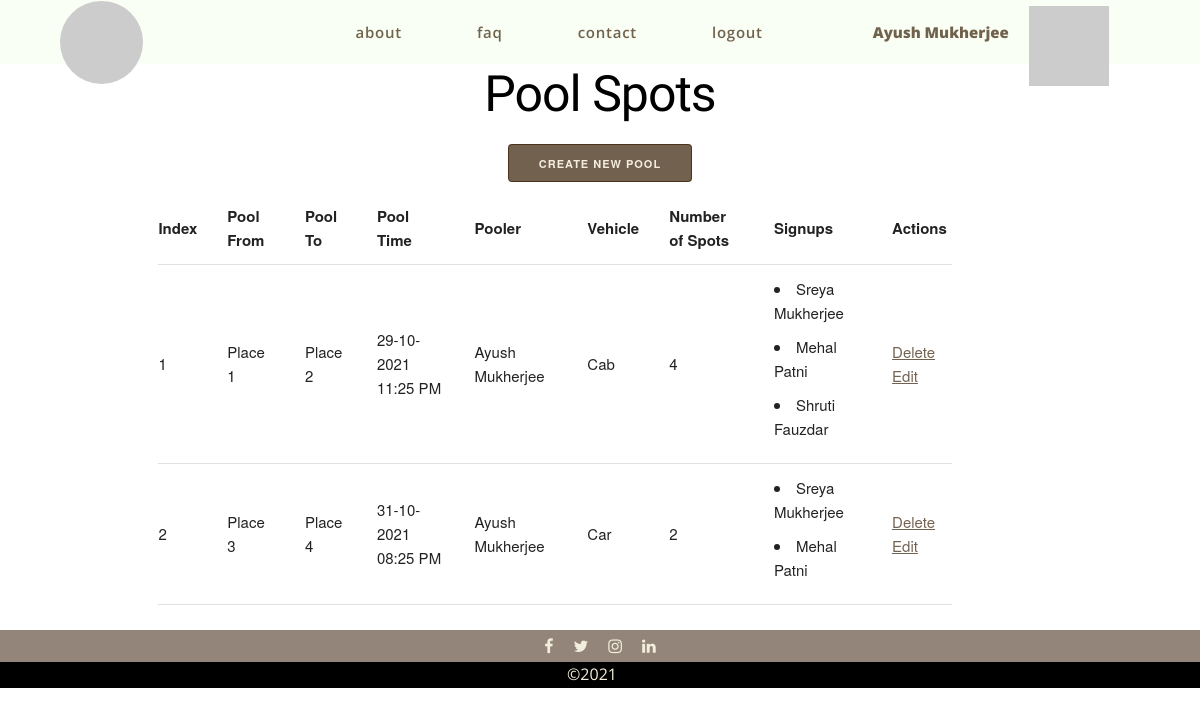
The app's page /pool/ (signed in) with its own data.
### suslab/users/models.py (models this page shows, shortened)
class User(db.Model, UserMixin):
    __tablename__ = 'users'
    id = db.Column(db.Integer, primary_key=True)
    email = db.Column(db.String(128), unique=True)
    password = db.Column(db.String(32))
    name = db.Column(db.String(64))
    active = db.Column(db.Boolean())
    confirmed_at = db.Column(db.DateTime())
    roles = db.relationship('Role', secondary=roles_users,
                            backref=db.backref('users', lazy='dynamic'))

class ProductBase(db.Model):
    __abstract__ = True
    id = db.Column(db.Integer, primary_key=True)
    date_created = db.Column(db.DateTime, default=db.func.current_timestamp())
    date_modified = db.Column(db.DateTime, default=db.func.current_timestamp(),
                              onupdate=db.func.current_timestamp())

class Pool(ProductBase):
    __tablename__ = 'pools'
    from_ = db.Column(db.String(32), nullable=False)
    to_ = db.Column(db.String(32), nullable=False)
    time = db.Column(db.DateTime, nullable=False)
    vehicle = db.Column(db.String(32), nullable=False)
    spots = db.Column(db.Integer, nullable=False)
    pooler_id = db.Column(db.Integer, db.ForeignKey('poolers.id'))
    pooler = db.relationship('Pooler', backref=db.backref('pools'))
    signups = db.relationship('Signup', secondary='pools_signups', backref=db.backref('pools'))

class ReferenceUserMixin():
    @declared_attr
    def user_id(cls):
        return db.Column(db.Integer, db.ForeignKey('users.id'))

class Signup(ReferenceUserMixin, db.Model):
    __tablename__ = 'signups'
    id = db.Column(db.Integer, primary_key=True)

### blueprints/pool/controllers.py (the view)
@pool.route('/')
def index():
    Pool, *_ = _db_conn()
    pools = Pool.query.order_by(Pool.time).all()
    return render_template('pool/index.html', pools=pools)

### blueprints/pool/controllers.py (called while the page is built)
def _db_conn():
    from suslab.users.models import Pool, Pooler, Signup
    from suslab import db
    return Pool, Pooler, Signup, db

### suslab/__init__.py (called while the page is built)
@app.context_processor
def utility_processor():
    def user_avatar(user_name, category='croodles-neutral'):
        user_name_clean = '-'.join(user_name.split())
        return f'https://avatars.dicebear.com/api/{category}/{user_name_clean}.svg'
    return dict(user_avatar=user_avatar)

### blueprints/pool/templates/pool/index.html (shortened to what this page needs)
{% extends './base.html' %}
{% block head %}
<link rel="stylesheet" href="{{ url_for('static', filename='css/bulletin.css') }}">
{% endblock %}
{% block body %}
<h1 class="title">Pool Spots</h1>
<div id="bulletin-form-link">
    <a href="/pool/create-pool" class="button button-primary">Create New Pool</a>
</div>
<div class="container">
    <div class="row">
        <div class="ten columns">
            <table class="center">
                <tr>
                    <th>Index</th>
                    <th>Pool From</th>
                    <th>Pool To</th>
                    <th>Pool Time</th>
                    <th>Pooler</th>
                    <th>Vehicle</th>
                    <th>Number of Spots</th>
                    <th>Signups</th>
                    <th>Actions</th>
                </tr>
                {% for pool in pools %}
                    <tr>
                        <td>{{ pool.id }}</td>
                        <td>{{ pool.from_ }}</td>
                        <td>{{ pool.to_ }}</td>
                        <td>{{ pool.time.strftime('%d-%m-%Y %I:%M %p') }}</td>
                        <td>{{ pool.pooler.user.name }}</td>
                        <td>{{ pool.vehicle }}</td>
                        <td>{{ pool.spots }}</td>
                        <td>
                            {%if pool.signups %}
                                {% for signup in pool.signups %}
                                    <li>{{ signup.user.name }}</li>
                                {% endfor %}
                            {% endif %}
                        </td>
                        <td>
                            {% if pool.pooler.user == current_user %}
                                <a href="/pool/delete/{{pool.id}}">Delete</a>
                                <a href="">Edit</a>
                            {% elif current_user.signup in (pool.signups or []) %}
                                <a href="/pool/withdraw/{{pool.id}}">Withdraw</a>
                            {% elif (pool.signups or [])|length < pool.spots %}
                                <a href="/pool/signup/{{pool.id}}">Signup</a>
                            {% endif %}
                        </td>
                    </tr>
                {% endfor %}
            </table>
        </div>
    </div>
</div>
{% endblock %}

### suslab/templates/base.html (shortened to what this page needs)
<!doctype html>
<html class="no-js" lang="">
<head>
  <link rel="stylesheet" href="https://cdnjs.cloudflare.com/ajax/libs/font-awesome/4.7.0/css/font-awesome.min.css">
  <link rel="stylesheet" href="{{ url_for('static', filename='css/normalize.css') }}">
  <link rel="stylesheet" href="{{ url_for('static', filename='css/skeleton.css') }}">
  <link rel="stylesheet" href="{{ url_for('static', filename='css/base.css') }}">
  {% block head %}{% endblock %}
</head>
<body>
  <nav class="navbar">
    <div class="home" id="home">
      <a href="/" class="logo">
        <img class="logo" id="logo" src="https://picsum.photos/200">
      </a>
    </div>
    <div class="nav-group flex-horizontal">
      {% if current_user.is_authenticated %}
      <div class="user-info flex-horizontal" id="user-info">
        <span class="username flex-text-item">{{ current_user.name }}</span>
        <div class="user-image" id="user-image"><img src={{ user_avatar(current_user.name|lower) }}></div>
      </div>
      {% endif %}
      <ul class="nav-group-list flex-group-list">
        <li class="nav-item flex-text-item"><a class="nav-item-link">about</a></li>
        <li class="nav-item flex-text-item"><a class="nav-item-link">faq</a></li>
        <li class="nav-item flex-text-item"><a class="nav-item-link" href="/contact">contact</a></li>
        {% if current_user.is_authenticated %}
        <li class="nav-item flex-text-item"><a href="{{ url_for('security.logout', next=url_for(request.endpoint)) }}"class="nav-item-link">logout</a></li>
      </ul>
    </div>
        {% else %}
          <li class="nav-item flex-text-item"><a href="{{ url_for('security.login', next=url_for(request.endpoint)) }}" class="nav-item-link">login</a></li>
          <li class="nav-item flex-text-item"><a href="{{ url_for('security.register', next=url_for(request.endpoint)) }}" class="nav-item-link">signup</a></li>
          {% endif %}
  </nav>
  <div class="spacer"></div>
  {% block body %}{% endblock %}
  <section class="social-media flex-horizontal">
      <div class="social-media-icon facebook">
        <a href="https://www.facebook.com/suscom.apu" target="_blank" rel="noopener noreferrer" class="fa fa-facebook"></a>
      </div>
      <div class="social-media-icon twitter">
        <a href="https://twitter.com/ApuSuscom" target="_blank" rel="noopener noreferrer" class="fa fa-twitter"></a>
      </div>
      <div class="social-media-icon instagram">
        <a href="https://www.instagram.com/suscom_apu" target="_blank" rel="noopener noreferrer" class="fa fa-instagram"></a>
      </div>
      <div class="social-media-icon linkedin">
        <a href="https://www.linkedin.com/in/suscom-apu-511904211" target="_blank" rel="noopener noreferrer" class="fa fa-linkedin"></a>
      </div>
  </section>
  <footer>
    <ul class="flex-horizontal flex-group-list">
      <li class="footer-item flex-text-item">&#169;2021</li>
    </ul>
  </footer>
</body>
</html>

### suslab/static/css/skeleton.css (style rules this page uses)
:root { --colour-primary: rgba(236, 255, 220, 0.33); --colour-accent: rgba(120, 103, 88, 0.8); --colour-dark: rgba(56, 31, 7, 0.7); --colour-primary-opaque: rgba(236, 255, 220, 1); --colour-accent-opaque: rgba(120, 103, 88, 1); --colour-dark-opaque: rgba(56, 31, 7, 1); --colour-white: rgb(242, 237, 221); --colour-black: black; --colour-transparent: rgba(255, 255, 255, 0.16); --colour-warn: red; --ff-accent: 'Open Sans', sans-serif; --ff-sans: 'Source Sans Pro', sans-serif; --nav-height: 8vh; --section-height-primary: 100vh; --section-height-reduced: 55vh; --section-height-strip: 4vh; --gap: 2rem; }
.container { position: relative; width: 100%; max-width: 960px; margin: 0 auto; padding: 0 20px; box-sizing: border-box; }
.column, .columns { width: 100%; float: left; box-sizing: border-box; }
@media (min-width: 400px) { .container { width: 85%; padding: 0; } }
@media (min-width: 700px) { .container { width: 80%; } }
@media (min-width: 700px) { .column, .columns { margin-left: 4%; } }
@media (min-width: 700px) { .ten.columns { width: 82.6666666667%; } }
html { font-size: 62.5%; }
body { font-size: 1.5em; line-height: 1.6; font-weight: 400; font-family: "Raleway", "HelveticaNeue", "Helvetica Neue", Helvetica, Arial, sans-serif; color: #222; }
h1, h2, h3, h4, h5, h6 { margin-top: 0; margin-bottom: 2rem; font-weight: 300; }
h1 { font-size: 4.0rem; line-height: 1.2; letter-spacing: -.1rem; }
@media (min-width: 550px) { h1 { font-size: 5.0rem; } }
a { color: var(--colour-dark); }
a:not(.button, .button-primary):is(:hover, :focus) { color: var(--colour-dark-opaque); }
.button, button, input[type="submit"], input[type="reset"], input[type="button"] { display: inline-block; height: 38px; padding: 0 30px; color: var(--colour-dark-opaque); text-align: center; font-size: 11px; font-weight: 600; line-height: 38px; letter-spacing: .1rem; text-transform: uppercase; text-decoration: none; white-space: nowrap; background-color: transparent; border-radius: 4px; border: 1px solid var(--colour-dark); cursor: pointer; box-sizing: border-box; }
.button.button-primary, button.button-primary, input[type="submit"].button-primary, input[type="reset"].button-primary, input[type="button"].button-primary { color: var(--colour-white); background-color: var(--colour-dark); border-color: var(--colour-dark); }
ul { list-style: circle inside; }
ol, ul { padding-left: 0; margin-top: 0; }
li { margin-bottom: 1rem; }
th, td { padding: 12px 15px; text-align: left; border-bottom: 1px solid #E1E1E1; }
th:first-child, td:first-child { padding-left: 0; }
th:last-child, td:last-child { padding-right: 0; }
button, .button { margin-bottom: 1rem; }
pre, blockquote, dl, figure, table, p, ul, ol, form { margin-bottom: 2.5rem; }
.container:after, .row:after, .u-cf { content: ""; display: table; clear: both; }

### suslab/static/css/bulletin.css (style rules this page uses)
.title { text-align: center; }
#bulletin-form-link { text-align: center; }

### records on screen
User: name "Ayush Mukherjee"
Pool: id "1", from_ "Place 1", to_ "Place 2", time "29-10-2021 11:25 PM", pooler.user.name "Ayush Mukherjee", vehicle "Cab", spots "4"
Signup: user.name "Sreya Mukherjee"
Signup: user.name "Mehal Patni"
Signup: user.name "Shruti Fauzdar"
Pool: id "2", from_ "Place 3", to_ "Place 4", time "31-10-2021 08:25 PM", pooler.user.name "Ayush Mukherjee", vehicle "Car", spots "2"
